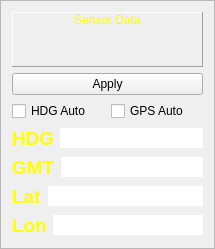
<?xml version="1.0" encoding="UTF-8"?>
<ui version="4.0">
 <class>FrameOSD</class>
 <widget class="QFrame" name="FrameOSD">
  <property name="geometry">
   <rect>
    <x>0</x>
    <y>0</y>
    <width>215</width>
    <height>249</height>
   </rect>
  </property>
  <property name="windowTitle">
   <string>Frame</string>
  </property>
  <property name="frameShape">
   <enum>QFrame::StyledPanel</enum>
  </property>
  <property name="frameShadow">
   <enum>QFrame::Raised</enum>
  </property>
  <layout class="QVBoxLayout" name="verticalLayout">
   <item>
    <widget class="QLabel" name="label">
     <property name="styleSheet">
      <string notr="true">color: rgb(255, 255, 0);</string>
     </property>
     <property name="frameShape">
      <enum>QFrame::Panel</enum>
     </property>
     <property name="frameShadow">
      <enum>QFrame::Raised</enum>
     </property>
     <property name="text">
      <string>Sensor Data</string>
     </property>
     <property name="textFormat">
      <enum>Qt::RichText</enum>
     </property>
     <property name="scaledContents">
      <bool>true</bool>
     </property>
     <property name="alignment">
      <set>Qt::AlignHCenter|Qt::AlignTop</set>
     </property>
     <property name="wordWrap">
      <bool>true</bool>
     </property>
     <property name="margin">
      <number>0</number>
     </property>
     <property name="indent">
      <number>0</number>
     </property>
    </widget>
   </item>
   <item>
    <widget class="QPushButton" name="pushButtonApply">
     <property name="text">
      <string>Apply</string>
     </property>
    </widget>
   </item>
   <item>
    <layout class="QHBoxLayout" name="horizontalLayout_3">
     <item>
      <widget class="QCheckBox" name="checkBoxHDG">
       <property name="sizePolicy">
        <sizepolicy hsizetype="Minimum" vsizetype="Fixed">
         <horstretch>0</horstretch>
         <verstretch>0</verstretch>
        </sizepolicy>
       </property>
       <property name="minimumSize">
        <size>
         <width>93</width>
         <height>0</height>
        </size>
       </property>
       <property name="text">
        <string>HDG Auto</string>
       </property>
      </widget>
     </item>
     <item>
      <widget class="QCheckBox" name="checkBoxGPS">
       <property name="text">
        <string>GPS Auto</string>
       </property>
      </widget>
     </item>
    </layout>
   </item>
   <item>
    <layout class="QHBoxLayout" name="horizontalLayout">
     <item>
      <widget class="QLabel" name="label_2">
       <property name="sizePolicy">
        <sizepolicy hsizetype="Preferred" vsizetype="Preferred">
         <horstretch>0</horstretch>
         <verstretch>0</verstretch>
        </sizepolicy>
       </property>
       <property name="minimumSize">
        <size>
         <width>0</width>
         <height>0</height>
        </size>
       </property>
       <property name="maximumSize">
        <size>
         <width>42</width>
         <height>16777215</height>
        </size>
       </property>
       <property name="font">
        <font>
         <pointsize>14</pointsize>
         <weight>75</weight>
         <bold>true</bold>
        </font>
       </property>
       <property name="styleSheet">
        <string notr="true">color: rgb(255, 255, 0);</string>
       </property>
       <property name="frameShape">
        <enum>QFrame::NoFrame</enum>
       </property>
       <property name="text">
        <string>HDG</string>
       </property>
       <property name="textFormat">
        <enum>Qt::PlainText</enum>
       </property>
       <property name="scaledContents">
        <bool>true</bool>
       </property>
       <property name="wordWrap">
        <bool>true</bool>
       </property>
       <property name="indent">
        <number>0</number>
       </property>
      </widget>
     </item>
     <item>
      <widget class="QLineEdit" name="lineEditHDG">
       <property name="minimumSize">
        <size>
         <width>138</width>
         <height>0</height>
        </size>
       </property>
       <property name="maxLength">
        <number>6</number>
       </property>
       <property name="frame">
        <bool>false</bool>
       </property>
       <property name="alignment">
        <set>Qt::AlignLeading|Qt::AlignLeft|Qt::AlignVCenter</set>
       </property>
      </widget>
     </item>
    </layout>
   </item>
   <item>
    <layout class="QHBoxLayout" name="horizontalLayout_5">
     <item>
      <widget class="QLabel" name="label_15">
       <property name="maximumSize">
        <size>
         <width>45</width>
         <height>16777215</height>
        </size>
       </property>
       <property name="font">
        <font>
         <pointsize>14</pointsize>
         <weight>75</weight>
         <bold>true</bold>
        </font>
       </property>
       <property name="styleSheet">
        <string notr="true">color: rgb(255, 255, 0);</string>
       </property>
       <property name="frameShape">
        <enum>QFrame::NoFrame</enum>
       </property>
       <property name="text">
        <string>GMT</string>
       </property>
       <property name="textFormat">
        <enum>Qt::PlainText</enum>
       </property>
       <property name="scaledContents">
        <bool>true</bool>
       </property>
       <property name="wordWrap">
        <bool>true</bool>
       </property>
       <property name="indent">
        <number>0</number>
       </property>
      </widget>
     </item>
     <item>
      <widget class="QLineEdit" name="lineEditGMT">
       <property name="minimumSize">
        <size>
         <width>138</width>
         <height>0</height>
        </size>
       </property>
       <property name="maxLength">
        <number>10</number>
       </property>
       <property name="frame">
        <bool>false</bool>
       </property>
       <property name="alignment">
        <set>Qt::AlignLeading|Qt::AlignLeft|Qt::AlignVCenter</set>
       </property>
       <property name="readOnly">
        <bool>true</bool>
       </property>
      </widget>
     </item>
    </layout>
   </item>
   <item>
    <layout class="QHBoxLayout" name="horizontalLayout_6">
     <item>
      <widget class="QLabel" name="label_16">
       <property name="maximumSize">
        <size>
         <width>45</width>
         <height>16777215</height>
        </size>
       </property>
       <property name="font">
        <font>
         <pointsize>14</pointsize>
         <weight>75</weight>
         <bold>true</bold>
        </font>
       </property>
       <property name="styleSheet">
        <string notr="true">color: rgb(255, 255, 0);</string>
       </property>
       <property name="frameShape">
        <enum>QFrame::NoFrame</enum>
       </property>
       <property name="text">
        <string>Lat</string>
       </property>
       <property name="textFormat">
        <enum>Qt::PlainText</enum>
       </property>
       <property name="scaledContents">
        <bool>true</bool>
       </property>
       <property name="wordWrap">
        <bool>true</bool>
       </property>
       <property name="indent">
        <number>0</number>
       </property>
      </widget>
     </item>
     <item>
      <widget class="QLineEdit" name="lineEditLat">
       <property name="minimumSize">
        <size>
         <width>138</width>
         <height>0</height>
        </size>
       </property>
       <property name="maxLength">
        <number>15</number>
       </property>
       <property name="frame">
        <bool>false</bool>
       </property>
       <property name="alignment">
        <set>Qt::AlignLeading|Qt::AlignLeft|Qt::AlignVCenter</set>
       </property>
      </widget>
     </item>
    </layout>
   </item>
   <item>
    <layout class="QHBoxLayout" name="horizontalLayout_2">
     <item>
      <widget class="QLabel" name="label_18">
       <property name="maximumSize">
        <size>
         <width>45</width>
         <height>16777215</height>
        </size>
       </property>
       <property name="font">
        <font>
         <pointsize>14</pointsize>
         <weight>75</weight>
         <bold>true</bold>
        </font>
       </property>
       <property name="styleSheet">
        <string notr="true">color: rgb(255, 255, 0);</string>
       </property>
       <property name="frameShape">
        <enum>QFrame::NoFrame</enum>
       </property>
       <property name="text">
        <string>Lon</string>
       </property>
       <property name="textFormat">
        <enum>Qt::PlainText</enum>
       </property>
       <property name="scaledContents">
        <bool>true</bool>
       </property>
       <property name="wordWrap">
        <bool>true</bool>
       </property>
       <property name="indent">
        <number>0</number>
       </property>
      </widget>
     </item>
     <item>
      <widget class="QLineEdit" name="lineEditLon">
       <property name="minimumSize">
        <size>
         <width>138</width>
         <height>0</height>
        </size>
       </property>
       <property name="maxLength">
        <number>15</number>
       </property>
       <property name="frame">
        <bool>false</bool>
       </property>
       <property name="alignment">
        <set>Qt::AlignLeading|Qt::AlignLeft|Qt::AlignVCenter</set>
       </property>
      </widget>
     </item>
    </layout>
   </item>
  </layout>
 </widget>
 <resources/>
 <connections/>
</ui>
